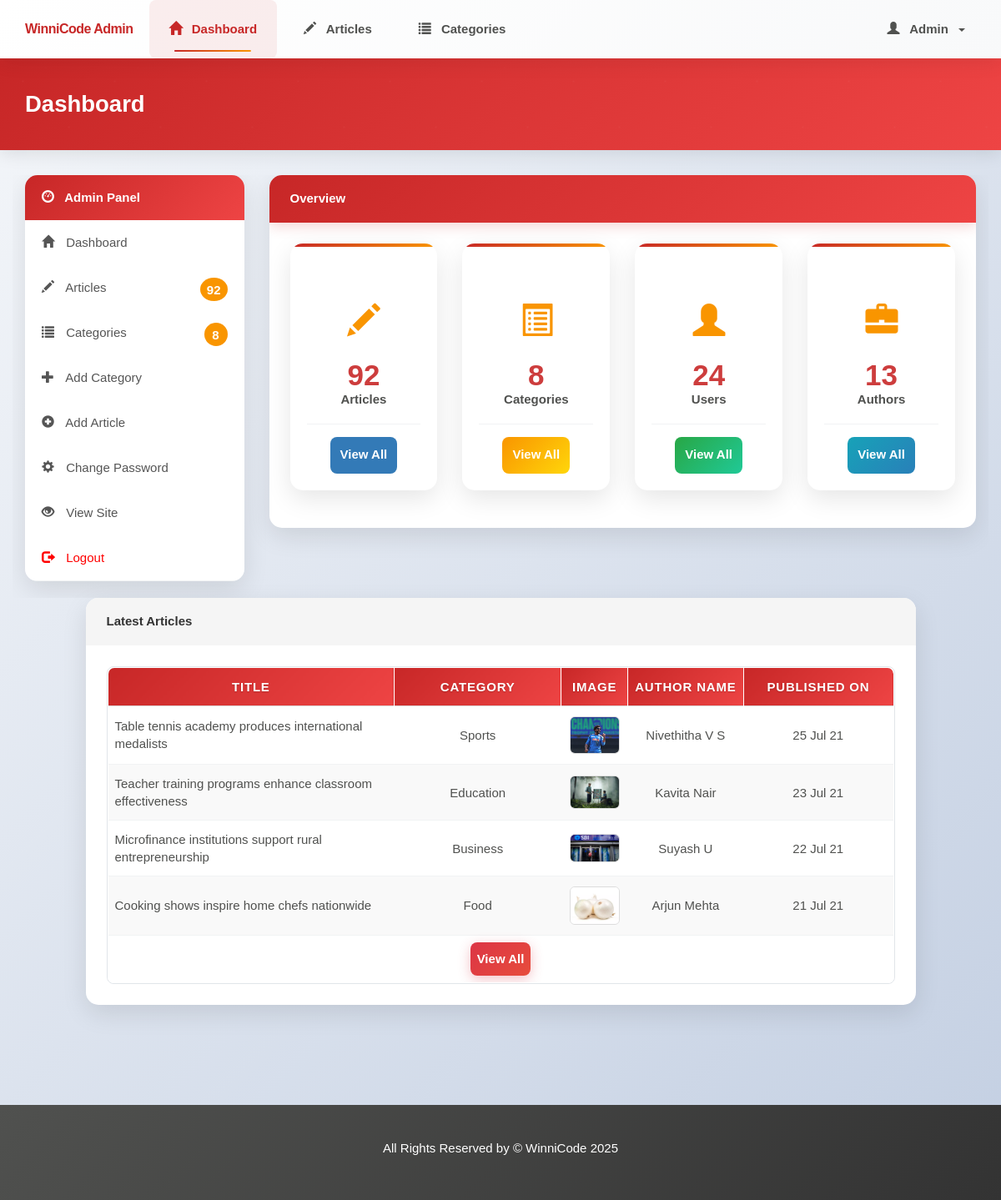
The page /admin/index.php (signed in) on the database its author committed.
### tables this page shows
CREATE TABLE `article` (
  `article_id` int NOT NULL,
  `category_id` int NOT NULL,
  `author_id` int NOT NULL,
  `article_title` varchar(200) NOT NULL,
  `article_description` text NOT NULL,
  `article_image` varchar(250) NOT NULL,
  `article_date` date NOT NULL,
  `article_trend` tinyint(1) NOT NULL,
  `article_active` tinyint(1) NOT NULL
);

CREATE TABLE `category` (
  `category_id` int NOT NULL,
  `category_name` varchar(45) NOT NULL,
  `category_color` varchar(35) NOT NULL,
  `category_image` varchar(250) NOT NULL,
  `category_description` varchar(350) NOT NULL
);

CREATE TABLE `author` (
  `author_id` int NOT NULL,
  `author_name` varchar(35) NOT NULL,
  `author_password` varchar(100) NOT NULL,
  `author_email` varchar(45) NOT NULL
);

### admin/index.php (the view, shortened to what this page needs)
<?php
require('./includes/nav.inc.php');
?>
<section id="main">
  <div class="container">
    <div class="row">
      <?php
      $user_sql = "SELECT COUNT(user_id)
                        AS no_of_users
                        FROM user";
      $user_result = mysqli_query($con, $user_sql);
      $user_data = mysqli_fetch_assoc($user_result);
      $no_of_users = $user_data['no_of_users'];
      require('./includes/quick-links.inc.php');
      ?>
      <div class="col-md-9">
        <div class="panel panel-default">
          <div class="panel-heading main-color-bg">
            <h3 class="panel-title">Overview</h3>
          </div>
          <div class="panel-body" style="padding: 2.5rem;">
            <div class="row">
              <div class="col-md-3 col-sm-6 col-xs-12">
                <div class="dash-box">
                  <div class="dash-icon" style="color: var(--primary-color);">
                    <span class="glyphicon glyphicon-pencil"></span>
                  </div>
                  <h2><?php echo $no_of_articles; ?></h2>
                  <h4>Articles</h4>
                  <div class="dash-footer">
                    <a href="./articles.php" class="btn btn-sm btn-primary">View All</a>
                  </div>
                </div>
              </div>
              <div class="col-md-3 col-sm-6 col-xs-12">
                <div class="dash-box">
                  <div class="dash-icon" style="color: var(--secondary-color);">
                    <span class="glyphicon glyphicon-list-alt" aria-hidden="true"></span>
                  </div>
                  <h2><?php echo $no_of_categories; ?></h2>
                  <h4>Categories</h4>
                  <div class="dash-footer">
                    <a href="./categories.php" class="btn btn-sm btn-warning">View All</a>
                  </div>
                </div>
              </div>
              <div class="col-md-3 col-sm-6 col-xs-12">
                <div class="dash-box">
                  <div class="dash-icon" style="color: var(--tag-green-color);">
                    <span class="glyphicon glyphicon-user"></span>
                  </div>
                  <h2><?php echo $no_of_users; ?></h2>
                  <h4>Users</h4>
                  <div class="dash-footer">
                    <a href="./users.php" class="btn btn-sm btn-success">View All</a>
                  </div>
                </div>
              </div>
              <div class="col-md-3 col-sm-6 col-xs-12">
                <div class="dash-box">
                  <div class="dash-icon" style="color: var(--tag-blue-color);">
                    <span class="glyphicon glyphicon-briefcase"></span>
                  </div>
                  <h2>
                    <?php
                    $author_sql = "SELECT COUNT(author_id) AS no_of_authors FROM author";
                    $author_result = mysqli_query($con, $author_sql);
                    $author_data = mysqli_fetch_assoc($author_result);
                    echo $author_data['no_of_authors'];
                    ?>
                  </h2>
                  <h4>Authors</h4>
                  <div class="dash-footer">
                    <a href="./authors.php" class="btn btn-sm btn-info">View All</a>
                  </div>
                </div>
              </div>
            </div>
          </div>
        </div>
      </div>
    </div>
  </div>
  <div class="row">
    <?php
    $sql = "SELECT article.article_title,
                article.article_date,
                article.article_image,
                category.category_name,
                author.author_name
                FROM article, category, author
                WHERE article.category_id = category.category_id
                AND article.author_id  = author.author_id
                ORDER BY article_date DESC
                LIMIT 4";
    $result = mysqli_query($con, $sql);
    $row = mysqli_num_rows($result);
    ?>
    <div class="col-md-10" style="float: none; margin: 0 auto;">
      <div class="panel panel-default">
        <div class="panel-heading">
          <h4 class="panel-title">Latest Articles</h4>
        </div>
        <div class="panel-body">
          <div class="table-responsive">
            <table class="table table-striped article-list table-hover">
              <tr>
                <th>Title</th>
                <th>Category</th>
                <th>Image</th>
                <th>Author Name</th>
                <th>Published On</th>
              </tr>
              <?php
              if ($row > 0) {
                while ($data = mysqli_fetch_assoc($result)) {
                  $category_name = $data['category_name'];
                  $author_name = $data['author_name'];
                  $article_title = $data['article_title'];
                  $article_image = $data['article_image'];
                  $article_date = $data['article_date'];
                  $article_date = date("d M y", strtotime($article_date));
                  echo '
                      <tr>
                        <td>
                          ' . $article_title . '
                        </td>
                        <td>
                          ' . $category_name . '
                        </td>
                        <td>
                          <img src="../assets/images/articles/' . $article_image . '" />
                        </td>
                        <td>
                          ' . $author_name . '
                        </td>
                        <td>
                          ' . $article_date . '
                        </td>
                      </tr>
                    ';
                }
                echo '
                    <tr>
                      <td colspan="5" align="center" style="padding-top: 2rem;">
                        <a href="./articles.php" class="btn btn-danger ">View All</a>
                      </td>
                    </tr>
                  ';
              }
              ?>
            </table>
          </div>
        </div>
      </div>
    </div>
  </div>
</section>
<?php
require('./includes/footer.inc.php')
  ?>

### assets/css/partials/4-component.css (style rules this page uses)
.container { width: 100%; padding-right: 15px; padding-left: 15px; margin-right: auto; margin-left: auto; max-width: 100%; overflow-x: hidden; word-wrap: break-word; overflow-wrap: break-word; }
.btn { display: inline-block; border: none; background: var(--dark-color); color: #fff; text-decoration: none; font-family: var(--ff-nunito); padding: 0.5rem 0.75rem; border-radius: var(--border-radius); transition: all 200ms ease-in-out; }
.btn-primary { background: var(--primary-color); }

### assets/css/partials/1-variables.css (style rules this page uses)
:root { --primary-color: #c72727; --secondary-color: #f99500; --light-color: #f1f1f1; --dark-color: #50514f; --black-color: #333333; --tag-trend-color: #fa163f; --tag-yellow-color: #ffbe0b; --tag-purple-color: #8338ec; --tag-blue-color: #3a86ff; --tag-green-color: #00ff73; --tag-orange-color: #ef4339; --tag-pink-color: #ff0a54; --tag-brown-color: #663f3f; --hover-color: #ee4444; --active-color: #b90615; --ts-xs: 0.625rem; --ts-vs: 0.75rem; --ts-sml: 1rem; --ts-md: 1.25rem; --ts-lg: 1.5rem; --hs-vs: 1.6rem; --hs-sml: 2.25rem; --hs-md: 2.75rem; --hs-lg: 3.5rem; --ff-monts: "Montserrat", sans-serif; --ff-nunito: "Nunito Sans", sans-serif; --ff-noto: "Noto Serif", serif; --ff-robo: "Roboto", sans-serif; --border-radius: 5px; --space-xs: 0.5rem; --space-sm: 1rem; --space-md: 1.5rem; --space-lg: 2rem; --space-xl: 3rem; --lh-tight: 1.2; --lh-normal: 1.5; --lh-relaxed: 1.7; --lh-loose: 1.8; }

### rows shown on the page
article: article_title "Table tennis academy produces international medalists", category.category_name "Sports", article_image (picture), author.author_name "Nivethitha V S", article_date "25 Jul 21"
article: article_title "Teacher training programs enhance classroom effectiveness", category.category_name "Education", article_image (picture), author.author_name "Kavita Nair", article_date "23 Jul 21"
article: article_title "Microfinance institutions support rural entrepreneurship", category.category_name "Business", article_image (picture), author.author_name "Suyash U", article_date "22 Jul 21"
article: article_title "Cooking shows inspire home chefs nationwide", category.category_name "Food", article_image (picture), author.author_name "Arjun Mehta", article_date "21 Jul 21"

### other values the page prints
$admin_name "Admin"
$page_title "Dashboard"
$no_of_articles "92"
$no_of_categories "8"
$no_of_users "24"
$author_data['no_of_authors'] "13"
